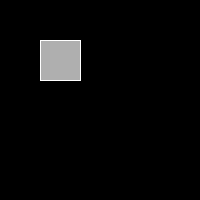
Frame 1 (no input)
Frame 60 (the mouse pressed at the canvas centre just before this capture): identical to frame 1, image omitted
Frame 120 (the mouse held since frame 60 and released just before this capture): identical to frame 1, image omitted

The Processing sketch that drew this single still picture (run headless with seeded random() and noise(); from frame 60 on, the mouse is pressed at the canvas centre):

// Processing sketch: processing_29420
// ── processing_29420.pde

boolean button = false;
int x= 40;
int y= 40;
int w= 40;
int h= 40;

void setup(){
size(200,200);
}
void draw(){
if (button) {
  background(255);
  stroke(0);
}else {
  background(0);
  
 stroke(255);
}
fill(175);
rect(x,y,w,h);
}
void mousePressed(){
  if(mouseX>x && mouseX<x+w && mouseY> y && mouseY <y+h){
    button=!button;
  }
}
